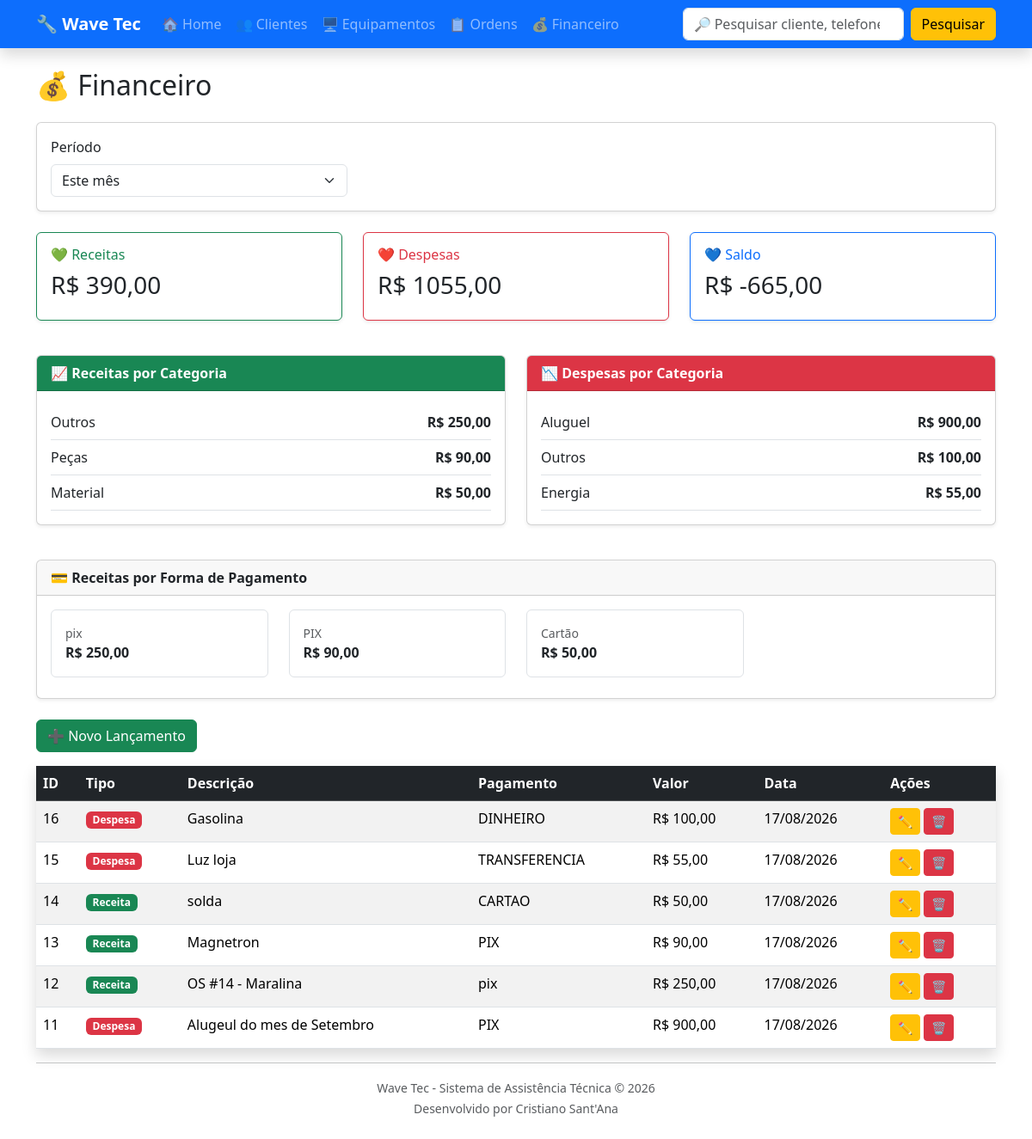
The app's page /financeiro/, older data.
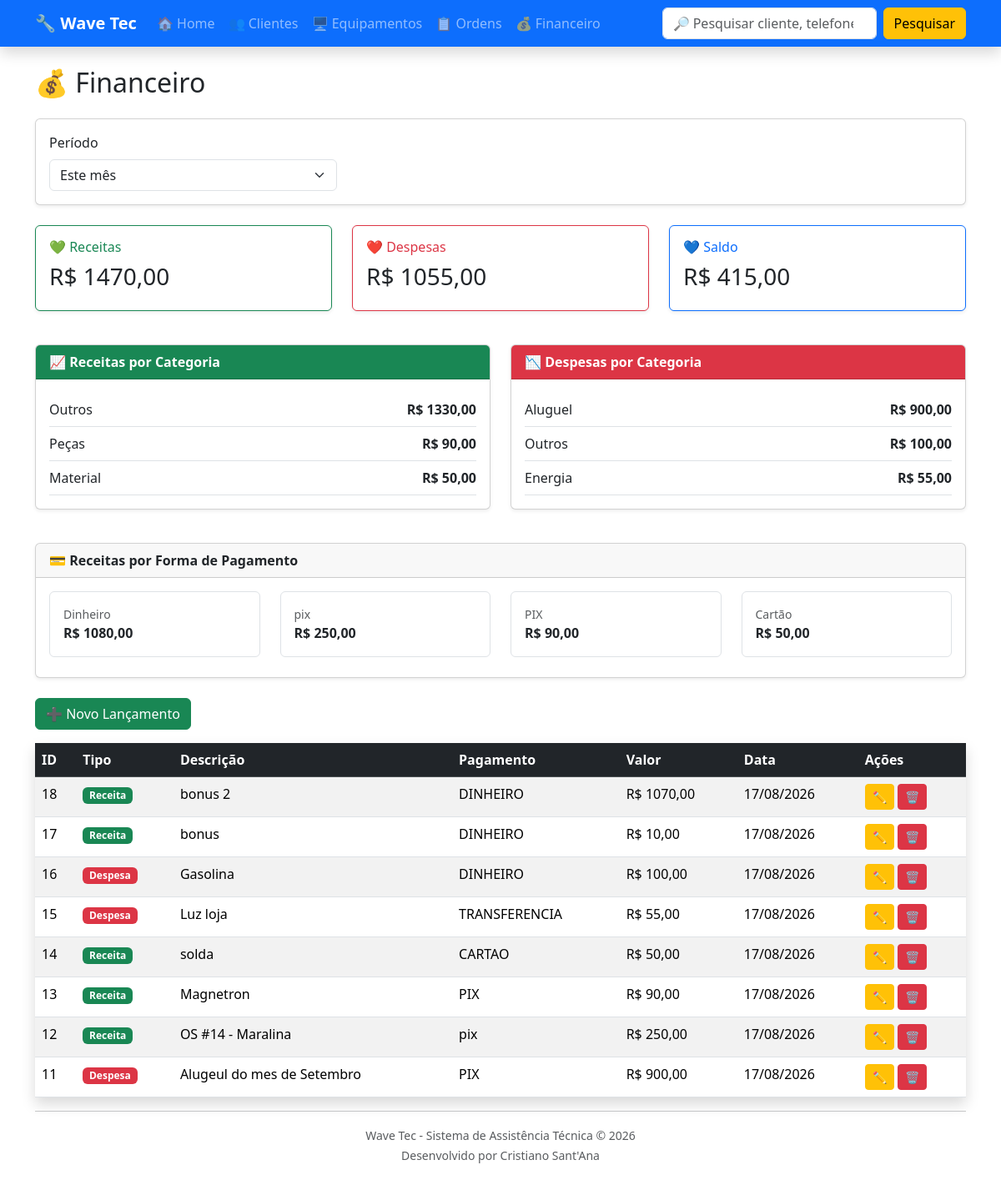
The same page, newer data.
### financeiro/models.py (models this page shows, shortened)
class Lancamento(models.Model):
    TIPO_CHOICES = [
        ("RECEITA", "Receita"),
        ("DESPESA", "Despesa"),
    ]
    CATEGORIA_CHOICES = [
        ("SERVICOS", "Serviços"),
        ("PECAS", "Peças"),
        ("ENERGIA", "Energia"),
        ("ALUGUEL", "Aluguel"),
        ("MATERIAL", "Material"),
        ("OUTROS", "Outros"),
    ]
    FORMA_PAGAMENTO = [
        ("DINHEIRO", "Dinheiro"),
        ("PIX", "PIX"),
        ("CARTAO", "Cartão"),
        ("TRANSFERENCIA", "Transferência"),
    ]
    tipo = models.CharField(
        max_length=10,
        choices=TIPO_CHOICES
    )
    categoria = models.CharField(
        max_length=20,
        choices=CATEGORIA_CHOICES,
        default="OUTROS"
    )
    descricao = models.CharField(
        max_length=200
    )
    valor = models.DecimalField(
        max_digits=10,
        decimal_places=2
    )
    data = models.DateField(
        auto_now_add=True
    )
    forma_pagamento = models.CharField(
        max_length=20,
        choices=FORMA_PAGAMENTO
    )
    observacoes = models.TextField(
        blank=True
    )
    ordem = models.OneToOneField(
        OrdemServico,
        on_delete=models.SET_NULL,
        null=True,
        blank=True,
        related_name="lancamento_financeiro"
    )
    criado_em = models.DateTimeField(
        auto_now_add=True
    )
    class Meta:
        ordering = ["-data", "-id"]
        verbose_name = "Lançamento"
        verbose_name_plural = "Financeiro"

### financeiro/views.py (the view, shortened to what this page needs)
def lista_financeiro(request):
    hoje = timezone.localdate()
    periodo = request.GET.get("periodo", "mes")
    data_inicio = request.GET.get("data_inicio", "")
    data_fim = request.GET.get("data_fim", "")
    lancamentos = Lancamento.objects.all()
    if periodo == "hoje":
        lancamentos = lancamentos.filter(
            data=hoje
        )
    elif periodo == "mes":
        lancamentos = lancamentos.filter(
            data__year=hoje.year,
            data__month=hoje.month
        )
    elif periodo == "ano":
        lancamentos = lancamentos.filter(
            data__year=hoje.year
        )
    lancamentos = lancamentos.order_by(
        "-data",
        "-id"
    )
    total_receitas = (
        lancamentos
        .filter(tipo="RECEITA")
        .aggregate(total=Sum("valor"))
        ["total"]
        or Decimal("0.00")
    )
    total_despesas = (
        lancamentos
        .filter(tipo="DESPESA")
        .aggregate(total=Sum("valor"))
        ["total"]
        or Decimal("0.00")
    )
    saldo = total_receitas - total_despesas
    receitas_categoria = (
        lancamentos
        .filter(tipo="RECEITA")
        .values("categoria")
        .annotate(total=Sum("valor"))
        .order_by("-total")
    )
    for item in receitas_categoria:
        item["categoria_nome"] = dict(
            Lancamento.CATEGORIA_CHOICES
        ).get(
            item["categoria"],
            item["categoria"]
        )
    despesas_categoria = (
        lancamentos
        .filter(tipo="DESPESA")
        .values("categoria")
        .annotate(total=Sum("valor"))
        .order_by("-total")
    )
    for item in despesas_categoria:
        item["categoria_nome"] = dict(
            Lancamento.CATEGORIA_CHOICES
        ).get(
            item["categoria"],
            item["categoria"]
        )
    formas_pagamento = {}
    for lancamento in lancamentos.filter(tipo="RECEITA"):
        forma = lancamento.get_forma_pagamento_display()
        if forma not in formas_pagamento:
            formas_pagamento[forma] = Decimal("0.00")
        formas_pagamento[forma] += lancamento.valor
    formas_pagamento = sorted(
        [
            {
                "forma_pagamento": forma,
                "total": total,
            }
            for forma, total in formas_pagamento.items()
        ],
        key=lambda item: item["total"],
        reverse=True
    )
    return render(
        request,
        "financeiro/lista_financeiro.html",
        {
            "lancamentos": lancamentos,
            "total_receitas": total_receitas,
            "total_despesas": total_despesas,
            "saldo": saldo,
            "receitas_categoria": receitas_categoria,
            "despesas_categoria": despesas_categoria,
            "formas_pagamento": formas_pagamento,
            "periodo": periodo,
            "data_inicio": data_inicio,
            "data_fim": data_fim,
        }
    )

### financeiro/templates/financeiro/lista_financeiro.html (shortened to what the changed rows need)
{% extends "base.html" %}
{% block content %}
<h2 class="mb-4">
    💰 Financeiro
</h2>
<div class="row mb-4">
    <div class="col-md-4 mb-3">
        <div class="card shadow-sm border-success">
            <div class="card-body">
                <h6 class="text-success">
                    💚 Receitas
                </h6>
                <h3>
                    R$ {{ total_receitas|floatformat:2 }}
                </h3>
            </div>
        </div>
    </div>
    <div class="col-md-4 mb-3">
        <div class="card shadow-sm border-primary">
            <div class="card-body">
                <h6 class="text-primary">
                    💙 Saldo
                </h6>
                <h3>
                    R$ {{ saldo|floatformat:2 }}
                </h3>
            </div>
        </div>
    </div>
</div>
<div class="row mb-4">
    <div class="col-md-6 mb-3">
        <div class="card shadow-sm">
            <div class="card-body">
                {% if receitas_categoria %}
                    {% for item in receitas_categoria %}
                        <div class="d-flex justify-content-between border-bottom py-2">
                            <span>
                                {{ item.categoria_nome }}
                            </span>
                            <strong>
                                R$ {{ item.total|floatformat:2 }}
                            </strong>
                        </div>
                    {% endfor %}
                {% else %}
                    <p class="text-muted mb-0">
                        Nenhuma receita no período.
                    </p>
                {% endif %}
            </div>
        </div>
    </div>
    <div class="col-md-6 mb-3">
        <div class="card shadow-sm">
            <div class="card-body">
                {% if despesas_categoria %}
                    {% for item in despesas_categoria %}
                        <div class="d-flex justify-content-between border-bottom py-2">
                            <span>
                                {{ item.categoria_nome }}
                            </span>
                            <strong>
                                R$ {{ item.total|floatformat:2 }}
                            </strong>
                        </div>
                    {% endfor %}
                {% else %}
                    <p class="text-muted mb-0">
                        Nenhuma despesa no período.
                    </p>
                {% endif %}
            </div>
        </div>
    </div>
</div>
<div class="card shadow-sm mb-4">
    <div class="card-body">
        {% if formas_pagamento %}
            <div class="row">
                {% for item in formas_pagamento %}
                    <div class="col-md-3 mb-2">
                        <div class="border rounded p-3">
                            <div class="text-muted small">
                                {{ item.forma_pagamento }}
                            </div>
                            <strong>
                                R$ {{ item.total|floatformat:2 }}
                            </strong>
                        </div>
                    </div>
                {% endfor %}
            </div>
        {% else %}
            <p class="text-muted mb-0">
                Nenhuma receita no período.
            </p>
        {% endif %}
    </div>
</div>
<table class="table table-striped table-hover shadow">
    <thead class="table-dark">
        <tr>
            <th>ID</th>
            <th>Tipo</th>
            <th>Descrição</th>
            <th>Pagamento</th>
            <th>Valor</th>
            <th>Data</th>
            <th>Ações</th>
        </tr>
    </thead>
    <tbody>
        {% for lancamento in lancamentos %}
        <tr>
            <td>
                {{ lancamento.id }}
            </td>
            <td>
                {% if lancamento.tipo == "RECEITA" %}
                    <span class="badge bg-success">
                        Receita
                    </span>
                {% else %}
                    <span class="badge bg-danger">
                        Despesa
                    </span>
                {% endif %}
            </td>
            <td>
                {{ lancamento.descricao }}
            </td>
            <td>
                {{ lancamento.forma_pagamento }}
            </td>
            <td>
                R$ {{ lancamento.valor }}
            </td>
            <td>
                {{ lancamento.data|date:"d/m/Y" }}
            </td>
            <td>
                <a
                    href="{% url 'editar_lancamento' lancamento.id %}"
                    class="btn btn-sm btn-warning">
                    ✏️
                </a>
                <a
                    href="{% url 'excluir_lancamento' lancamento.id %}"
                    class="btn btn-sm btn-danger">
                    🗑
                </a>
            </td>
        </tr>
        {% empty %}
        <tr>
            <td colspan="7" class="text-center">
                Nenhum lançamento cadastrado.
            </td>
        </tr>
        {% endfor %}
    </tbody>
</table>
{% endblock %}

Row changes from the older to the newer data that the page shows:
added Lancamento: id "18", tipo "Receita", descricao "bonus 2", forma_pagamento "DINHEIRO", valor "1070,00", data "17/08/2026"
added Lancamento: id "17", tipo "Receita", descricao "bonus", forma_pagamento "DINHEIRO", valor "10,00", data "17/08/2026"
Text that changed along with them:
{{ total_receitas|floatformat:2 }}: "390,00" → "1470,00"
{{ saldo|floatformat:2 }}: "-665,00" → "415,00"
new list line: "Outros R$ 1330,00"
new list line: "Dinheiro R$ 1080,00"
list line gone: "Outros R$ 250,00"
